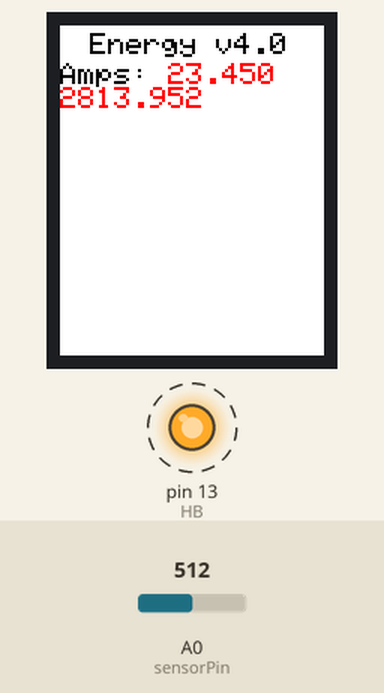
A sketch run on a simulated Arduino Uno, built with avr-gcc and run on an emulated ATmega328P. Shown: 176×220 colour display, output pins drawn as LEDs (lit = HIGH). Dashed ring = blinking. The inputs (shaded band) are chosen by the test bench; at power-on: A0 (sensorPin) = 512. What the sketch prints to the serial monitor is not drawn.

Above: at 1.2 s.
1.3 s: A0 (sensorPin) set to 716
At 1.79 s:
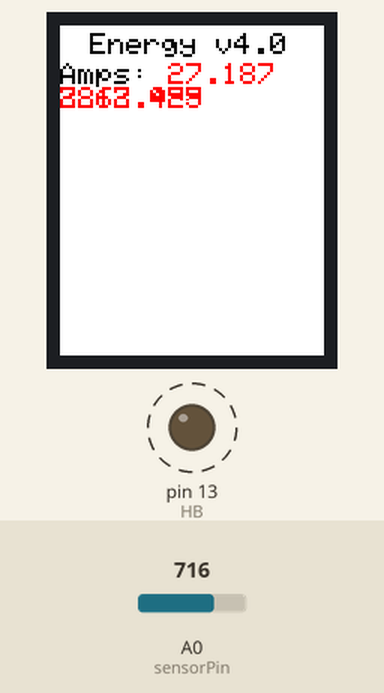
4.3 s: A0 (sensorPin) set to 900
At 5.29 s:
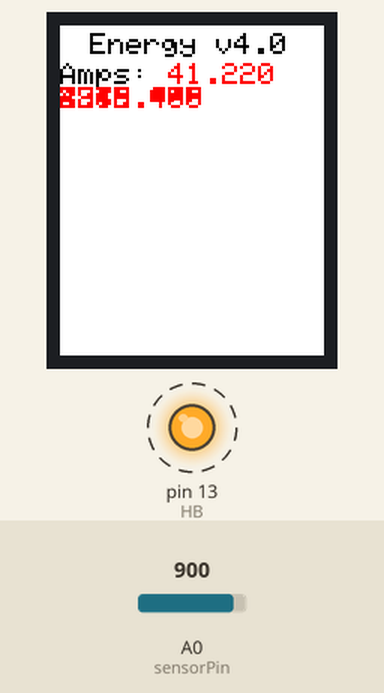
6.5 s: A0 (sensorPin) set to 1023
At 7.4 s:
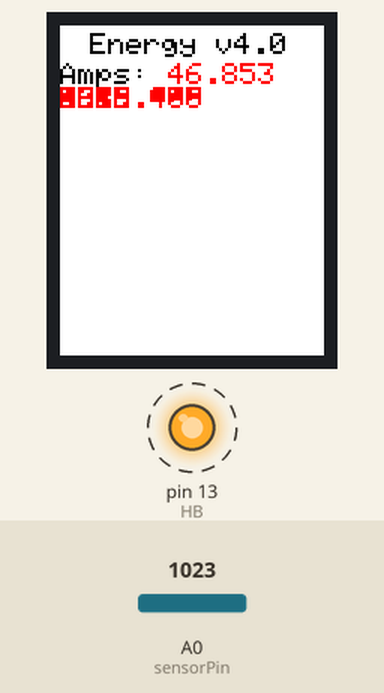
Timing chart, 0 to 15.0 s (numbered marks = the images above; inputs shaded):
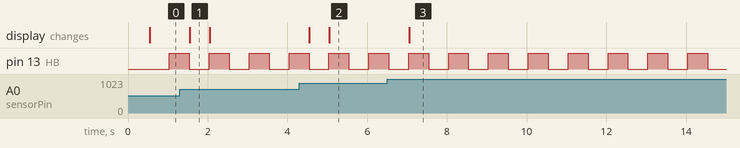

The sketch:

Energy_Use_v4p1.ino
```cpp
/*
Energy Use
v1.0 25ms timer2 routine w/ 500ms loop in main, .5second heartbeat, analog read using internal reference.
v2.0 math to do take an analog reading every 100msec and average them.  Reporting the average every 500msec
v3.0 math and serial out for instantaneous current draw.
v4.0 Adds 2.2" TFT display with Title and Instantaneous Current Draw: XX.XXX
Next Step: Build a running average of the analog input.  Build a elapsed time coutner to be used to calculate kW hours

 */

// Libraries
#include <MsTimer2.h>                                       //Easy access to Timer2 ISR from: http://arduino.cc/playground/Main/MsTimer2
#include <Adafruit_GFX.h>                                   //Adafruit Generic Graphics library
#include <Adafruit_HX8340B.h>                               //Adafruit 2.2" TFT LCD (Needs Adafruit_GFX.h)
#include <SPI.h>

// Pin definition
int sensorPin = A0;                                         // select the input pin for the potentiometer
#define HB 13                                               //Digital pin for Heart Beat
#define TFT_MOSI  11		// SDI                      //SPI
#define TFT_CLK   13		// SCL                      //SPI
#define TFT_CS    10		// CS                       //SPI chip select for 2.2" TFT LCD
#define TFT_RESET  9		// RESET                    //2.2" TFT LCD onboard driver chip reset used by Adafruit_H8340B.h library

// Color definitions for 2.2" TFT LCD
#define	BLACK           0x0000
#define	BLUE            0x001F
#define	RED             0xF800
#define	GREEN           0x07E0
#define CYAN            0x07FF
#define MAGENTA         0xF81F
#define YELLOW          0xFFE0
#define WHITE           0xFFFF

//Define objects
Adafruit_HX8340B display(TFT_RESET, TFT_CS);                //Confirm terminology: Object 'display' defined as Class 'Adafruit_HX8340B'  ????

// Global variables
int sensorValue = 0;                                        // variable to store the value coming from the sensor
unsigned char half_second_mscounter = 0;                    //Holder for a flag that will increment every time the millisecond_holder gets reset
unsigned char tenth_second_mscounter = 0;
bool half_second_flag = 0;
bool tenth_second_flag = 0;
bool heart_beat = 0;                                        //Heartbeat flag
uint8_t Heading_Count = 20;

float  sum_current = 0;                                     //Needs to be float or it result of calculation will be rounded to int
float  average_current = 0;                                 //Needs to be float or the resulting calcution is off by %80 at least
float  average_ADC = 0;                                     //
float  average_Watts = 0;
uint8_t  Voltage = 120;
uint8_t  average_counter = 0;


/*Timer2 Overlflow*******************************************
Any code placed in timer2_overflow() will be executed every at the frequency set in the the setup portion of the code*/
void timer2_overflow() {
  //Counters-------------------------------------------------
  half_second_mscounter++;                                   //increments the variable for the .5+ second loop
  if (half_second_mscounter > 19){                           //Loop is true every .5 seconds
    half_second_mscounter = 0;
    half_second_flag = 1;
  }
  tenth_second_mscounter++;
    if (tenth_second_mscounter > 3){                           //Loop is true every 100 milli seconds
    tenth_second_mscounter = 0;
    tenth_second_flag = 1;
  }
  //Any other code can be placed here.

}
//***********************************************************


/***********************************************************/
/*                       SETUP                             */
/***********************************************************/
void setup() {
  Serial.begin(9600);
  Serial.println("\n\rEnergy Use v4.0");                    //\n moves down to the next line, \r moves to the begining of the line
  display.begin();                                          //Setup Display
  display.fillScreen(WHITE);
  display.setCursor(20, 5);                                 //x, y in pixels
  display.setTextColor(BLACK);
  display.setTextSize(2);
  display.println("Energy v4.0");


  MsTimer2::set(25, timer2_overflow);                       //(30ms period, function call) function is located above void setup()
  MsTimer2::start();                                        //Starts Interrupt service routine

  analogReference(INTERNAL);
  //Internal uses the 1.1VRef.
  //External allows a voltage to be aplied to the AREF as
  //the reference.  If this line isn't used or if default
 // is specified the 5V will  be used as a reference.

 //Pin setups
   pinMode(HB, OUTPUT);


}

/***********************************************************/
/*                    Main Loop                            */
/***********************************************************/
void loop() {
  if (half_second_flag){                                    //Loop is true every .5 seconds, determined in timer2 overflow routine
    half_second_flag = 0;
    //Place any functions in here

    //Heart Beat
    if(heart_beat) digitalWrite(HB, HIGH);
    else digitalWrite(HB, LOW);
    heart_beat = !heart_beat;

    Do_Math();

    Serial_Printing();
    LCD_Printing();
  }
  if (tenth_second_flag){                                    //Loop is true every .1 seconds, determined in timer2 overflow routine
    tenth_second_flag = 0;
    sum_current += sensorValue;
    average_counter++;
  }

  sensorValue = analogRead(sensorPin);                       // read the value from the sensor:
  if(sensorValue < 3) sensorValue = 0;                       // get rid of noise

 // Serial.println(sensorValue, DEC);

}

//---------------------------------------------------------//
/* Do Math                                                 */
//---------------------------------------------------------//
//Updates data
void Do_Math(){
  average_ADC = sum_current / average_counter;             //creates average of
  average_counter = 0;                                     //Reset to zero
  sum_current = 0;                                         //Reset to zero

  average_current = 0.0458 * average_ADC + 0.0059;         //EXACT Current calculation from spreadsheet
  average_current = average_current - 0.0059;              //removes the offset from the ECXACT current calculation

  average_Watts = average_current * Voltage;

}

//---------------------------------------------------------//
/* LCD Printing                                            */
//---------------------------------------------------------//
//Takes care of the main LCD Display
void LCD_Printing(){
  uint8_t l_amps = 25;
  display.setCursor(0, l_amps);                                //x, y in pixels
  display.setTextColor(BLACK);
  display.setTextSize(2);
  display.print("Amps: ");


  display.fillRect(60, 25, 116, 14 , WHITE);                // x position, y position, x relative length right, y relative height down (14 exact coverage of size 2 numbers)
  display.setTextColor(RED);
  display.setTextSize(2);
  display.println(average_current, 3);

  display.fillRect(60, 50, 116, 14 , WHITE);                // x position, y position, x relative length right, y relative height down (14 exact coverage of size 2 numbers)
  display.setTextColor(RED);
  display.setTextSize(2);
  display.print(average_Watts, 3);

}

//---------------------------------------------------------//
/* Serial Printing                                         */
//---------------------------------------------------------//
//Takes care of the main serial print stream
void Serial_Printing(){
  bool Headings = 1;
  bool HB_Debug = 1;
  bool Raw_AI   = 1;
  bool CS       = 1;
  bool I_inst   = 1;

  if(HB_Debug){
    Serial.print(heart_beat);
    Serial.print(", ");
  }
  if(Raw_AI){
    Serial.print(sensorValue, DEC);
    Serial.print(", ");
  }
  if(CS){
    Serial.print(average_ADC, 2);
    Serial.print(", ");
  }
  if(I_inst){
    Serial.print(average_current, 3);
    Serial.print(", ");
  }

  Serial.print("\n\r");

  if(Headings && (Heading_Count > 17)){
    Heading_Count = 0;
    Serial.print("\n\r");
    if(HB_Debug){
      Serial.print("H");
      Serial.print(", ");
    }
    if(Raw_AI){
      Serial.print("AI");
      Serial.print(", ");
    }
    if(CS){
      Serial.print("Av AI");
      Serial.print(", ");
    }
    if(I_inst){
      Serial.print("I (A)");
      Serial.print(", ");
    }

    Serial.print("\n\r");
  }
  Heading_Count++;


}
```

Measured:
- after the input at 1.3 s, the display: changes after 0.25 s (image 1)
- after the input at 4.3 s, the display: first changes after 0.25 s (image 2 shows a later state)
- after the input at 6.5 s, the display: changes after 0.55 s (image 3)
- by itself, pin 13 (HB): alternates HIGH for 0.50 s and LOW for 0.50 s
- what the display in image 1 shows lasts 0.5 s, from 1.5 s to 2.0 s
